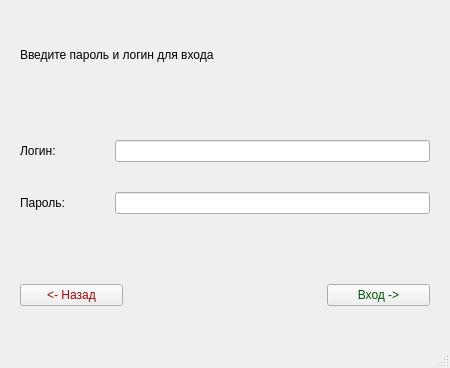
<?xml version="1.0" encoding="UTF-8"?>
<ui version="4.0">
 <class>MainWindow</class>
 <widget class="QMainWindow" name="MainWindow">
  <property name="geometry">
   <rect>
    <x>0</x>
    <y>0</y>
    <width>450</width>
    <height>368</height>
   </rect>
  </property>
  <property name="minimumSize">
   <size>
    <width>400</width>
    <height>300</height>
   </size>
  </property>
  <property name="maximumSize">
   <size>
    <width>3000</width>
    <height>3000</height>
   </size>
  </property>
  <property name="windowTitle">
   <string>Финансовый ассистент</string>
  </property>
  <property name="styleSheet">
   <string notr="true">font: 10pt &quot;MS Shell Dlg 2&quot;;</string>
  </property>
  <widget class="QWidget" name="centralwidget">
   <layout class="QGridLayout" name="gridLayout_2">
    <property name="leftMargin">
     <number>20</number>
    </property>
    <property name="topMargin">
     <number>20</number>
    </property>
    <property name="rightMargin">
     <number>20</number>
    </property>
    <property name="bottomMargin">
     <number>20</number>
    </property>
    <property name="spacing">
     <number>50</number>
    </property>
    <item row="1" column="0" colspan="3">
     <layout class="QGridLayout" name="gridLayout">
      <property name="verticalSpacing">
       <number>30</number>
      </property>
      <item row="0" column="1">
       <widget class="QLineEdit" name="login"/>
      </item>
      <item row="2" column="1">
       <widget class="QLineEdit" name="password"/>
      </item>
      <item row="2" column="0">
       <widget class="QLabel" name="label_2">
        <property name="text">
         <string>Пароль:</string>
        </property>
       </widget>
      </item>
      <item row="0" column="0">
       <widget class="QLabel" name="label">
        <property name="text">
         <string>Логин:</string>
        </property>
       </widget>
      </item>
     </layout>
    </item>
    <item row="0" column="0" colspan="3">
     <widget class="QLabel" name="out_label">
      <property name="maximumSize">
       <size>
        <width>3000</width>
        <height>30</height>
       </size>
      </property>
      <property name="text">
       <string>Введите пароль и логин для входа</string>
      </property>
     </widget>
    </item>
    <item row="6" column="2">
     <widget class="QPushButton" name="authButton">
      <property name="styleSheet">
       <string notr="true">color: rgb(0, 85, 0);
font: 11pt &quot;MS Shell Dlg 2&quot;;
</string>
      </property>
      <property name="text">
       <string>Вход -&gt;</string>
      </property>
     </widget>
    </item>
    <item row="6" column="0">
     <widget class="QPushButton" name="back_button">
      <property name="styleSheet">
       <string notr="true">color : rgb(170, 0, 0);
font: 11pt &quot;MS Shell Dlg 2&quot;;
</string>
      </property>
      <property name="text">
       <string>&lt;- Назад</string>
      </property>
     </widget>
    </item>
    <item row="6" column="1">
     <widget class="QLabel" name="label_5">
      <property name="maximumSize">
       <size>
        <width>16777215</width>
        <height>50</height>
       </size>
      </property>
      <property name="text">
       <string/>
      </property>
     </widget>
    </item>
   </layout>
  </widget>
  <widget class="QMenuBar" name="menubar">
   <property name="geometry">
    <rect>
     <x>0</x>
     <y>0</y>
     <width>450</width>
     <height>22</height>
    </rect>
   </property>
  </widget>
  <widget class="QStatusBar" name="statusbar"/>
 </widget>
 <resources/>
 <connections/>
</ui>
